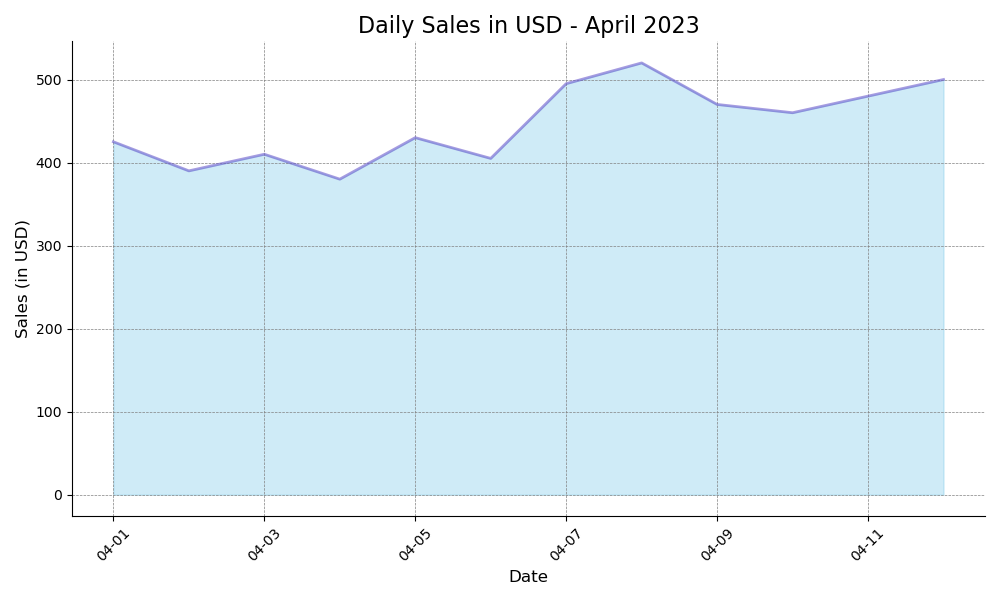

This figure's Python source:

import matplotlib.pyplot as plt
from matplotlib.dates import DateFormatter
import pandas as pd

# Prepare the data
data = [{'Date': '2023-04-01', 'Sales (in USD)': 425}, 
        {'Date': '2023-04-02', 'Sales (in USD)': 390},
        {'Date': '2023-04-03', 'Sales (in USD)': 410},
        {'Date': '2023-04-04', 'Sales (in USD)': 380},
        {'Date': '2023-04-05', 'Sales (in USD)': 430},
        {'Date': '2023-04-06', 'Sales (in USD)': 405},
        {'Date': '2023-04-07', 'Sales (in USD)': 495},
        {'Date': '2023-04-08', 'Sales (in USD)': 520},
        {'Date': '2023-04-09', 'Sales (in USD)': 470},
        {'Date': '2023-04-10', 'Sales (in USD)': 460},
        {'Date': '2023-04-11', 'Sales (in USD)': 480},
        {'Date': '2023-04-12', 'Sales (in USD)': 500}]

# Convert to pandas DataFrame
df = pd.DataFrame(data)

# Cast the Date field to datetime
df['Date'] = pd.to_datetime(df['Date'])

# Plotting
fig, ax = plt.subplots(figsize=(10, 6))

# Fill the area under the line plot
ax.fill_between(df['Date'], df['Sales (in USD)'], color='skyblue', alpha=0.4)

# Also create a line on top of the area
ax.plot(df['Date'], df['Sales (in USD)'], color='SlateBlue', alpha=0.6, linewidth=2)

# Beautifying the tick labels
date_form = DateFormatter("%m-%d")
ax.xaxis.set_major_formatter(date_form)

# Rotate date labels for better readability
plt.xticks(rotation=45)

# Adding a title and labels
ax.set_title('Daily Sales in USD - April 2023', fontsize=16)
ax.set_ylabel('Sales (in USD)', fontsize=12)
ax.set_xlabel('Date', fontsize=12)

# Remove the top and right border
ax.spines['top'].set_visible(False)
ax.spines['right'].set_visible(False)

# Show grid for better readability
ax.grid(color = 'gray', linestyle = '--', linewidth = 0.5)

# Show plot
plt.tight_layout()
plt.show()
